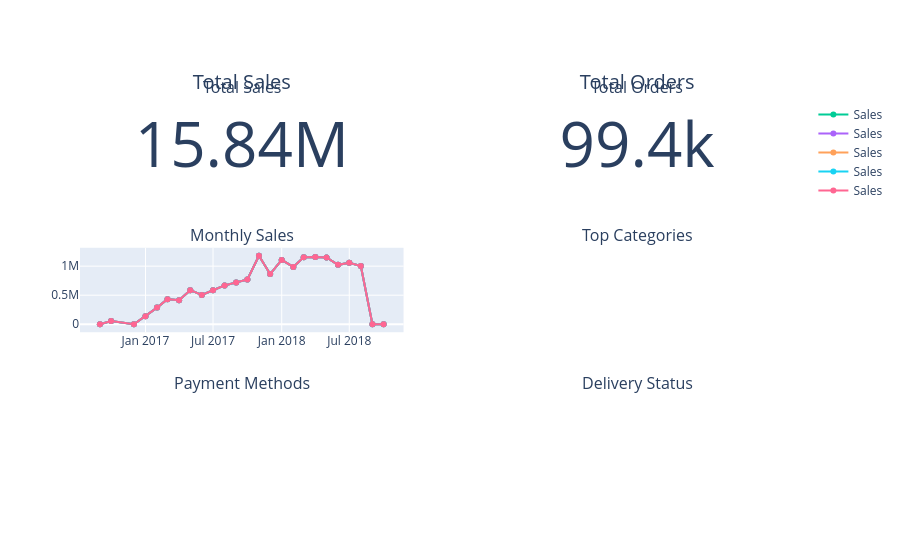

The notebook cell saved with this chart:
### Code cell
main_df["order_purchase_timestamp"] = pd.to_datetime(
    main_df["order_purchase_timestamp"]
)

monthly_revenue = (
    main_df
    .groupby(main_df["order_purchase_timestamp"].dt.to_period("M"))["total_cost"]
    .sum()
)

monthly_revenue.index = monthly_revenue.index.astype(str)
dashboard.add_trace(
    go.Scatter(
        x=monthly_revenue.index,
        y=monthly_revenue.values,
        mode="lines+markers",
        name="Sales",
    ),
    row=2,
    col=1,
)
dashboard.add_trace(
    go.Scatter(
        x=monthly_revenue.index,
        y=monthly_revenue.values,
        mode="lines+markers",
        name="Sales",
    ),
    row=2,
    col=1,
)
dashboard.show()

### Figure 1 — Plotly figure (JSON) as saved in the notebook; plotly's stock layout.template omitted (floating-point values rounded to 4 significant figures)
{"data": [{"domain": {"x": [0, 0.45], "y": [0.7778, 1]}, "mode": "number", "title": {"text": "Total Sales"}, "type": "indicator", "value": 15840000.0}, {"domain": {"x": [0.55, 1], "y": [0.7778, 1]}, "mode": "number", "title": {"text": "Total Orders"}, "type": "indicator", "value": 99441}, {"mode": "lines+markers", "name": "Sales", "type": "scatter", "x": ["2016-09", "2016-10", "2016-12", "2017-01", "2017-02", "2017-03", "2017-04", "2017-05", "2017-06", "2017-07", "2017-08", "2017-09", "2017-10", "2017-11", "2017-12", "2018-01", "2018-02", "2018-03", "2018-04", "2018-05", "2018-06", "2018-07", "2018-08", "2018-09", "2018-10"], "xaxis": "x", "y": [354.8, 56810.0, 19.62, 137200.0, 286300.0, 432000.0, 412400.0, 586200.0, 503000.0, 585000.0, 668200.0, 720400.0, 769300.0, 1179000.0, 863500.0, 1107000.0, 986900.0, 1155000.0, 1160000.0, 1150000.0, 1023000.0, 1059000.0, 1003000.0, 166.5, 0.0], "yaxis": "y"}, {"mode": "lines+markers", "name": "Sales", "type": "scatter", "x": ["2016-09", "2016-10", "2016-12", "2017-01", "2017-02", "2017-03", "2017-04", "2017-05", "2017-06", "2017-07", "2017-08", "2017-09", "2017-10", "2017-11", "2017-12", "2018-01", "2018-02", "2018-03", "2018-04", "2018-05", "2018-06", "2018-07", "2018-08", "2018-09", "2018-10"], "xaxis": "x", "y": [354.8, 56810.0, 19.62, 137200.0, 286300.0, 432000.0, 412400.0, 586200.0, 503000.0, 585000.0, 668200.0, 720400.0, 769300.0, 1179000.0, 863500.0, 1107000.0, 986900.0, 1155000.0, 1160000.0, 1150000.0, 1023000.0, 1059000.0, 1003000.0, 166.5, 0.0], "yaxis": "y"}, {"mode": "lines+markers", "name": "Sales", "type": "scatter", "x": ["2016-09", "2016-10", "2016-12", "2017-01", "2017-02", "2017-03", "2017-04", "2017-05", "2017-06", "2017-07", "2017-08", "2017-09", "2017-10", "2017-11", "2017-12", "2018-01", "2018-02", "2018-03", "2018-04", "2018-05", "2018-06", "2018-07", "2018-08", "2018-09", "2018-10"], "xaxis": "x", "y": [354.8, 56810.0, 19.62, 137200.0, 286300.0, 432000.0, 412400.0, 586200.0, 503000.0, 585000.0, 668200.0, 720400.0, 769300.0, 1179000.0, 863500.0, 1107000.0, 986900.0, 1155000.0, 1160000.0, 1150000.0, 1023000.0, 1059000.0, 1003000.0, 166.5, 0.0], "yaxis": "y"}, {"mode": "lines+markers", "name": "Sales", "type": "scatter", "x": ["2016-09", "2016-10", "2016-12", "2017-01", "2017-02", "2017-03", "2017-04", "2017-05", "2017-06", "2017-07", "2017-08", "2017-09", "2017-10", "2017-11", "2017-12", "2018-01", "2018-02", "2018-03", "2018-04", "2018-05", "2018-06", "2018-07", "2018-08", "2018-09", "2018-10"], "xaxis": "x", "y": [354.8, 56810.0, 19.62, 137200.0, 286300.0, 432000.0, 412400.0, 586200.0, 503000.0, 585000.0, 668200.0, 720400.0, 769300.0, 1179000.0, 863500.0, 1107000.0, 986900.0, 1155000.0, 1160000.0, 1150000.0, 1023000.0, 1059000.0, 1003000.0, 166.5, 0.0], "yaxis": "y"}, {"mode": "lines+markers", "name": "Sales", "type": "scatter", "x": ["2016-09", "2016-10", "2016-12", "2017-01", "2017-02", "2017-03", "2017-04", "2017-05", "2017-06", "2017-07", "2017-08", "2017-09", "2017-10", "2017-11", "2017-12", "2018-01", "2018-02", "2018-03", "2018-04", "2018-05", "2018-06", "2018-07", "2018-08", "2018-09", "2018-10"], "xaxis": "x", "y": [354.8, 56810.0, 19.62, 137200.0, 286300.0, 432000.0, 412400.0, 586200.0, 503000.0, 585000.0, 668200.0, 720400.0, 769300.0, 1179000.0, 863500.0, 1107000.0, 986900.0, 1155000.0, 1160000.0, 1150000.0, 1023000.0, 1059000.0, 1003000.0, 166.5, 0.0], "yaxis": "y"}], "layout": {"annotations": [{"font": {"size": 16}, "showarrow": false, "text": "Total Sales", "x": 0.225, "xanchor": "center", "xref": "paper", "y": 1, "yanchor": "bottom", "yref": "paper"}, {"font": {"size": 16}, "showarrow": false, "text": "Total Orders", "x": 0.775, "xanchor": "center", "xref": "paper", "y": 1, "yanchor": "bottom", "yref": "paper"}, {"font": {"size": 16}, "showarrow": false, "text": "Monthly Sales", "x": 0.225, "xanchor": "center", "xref": "paper", "y": 0.6111, "yanchor": "bottom", "yref": "paper"}, {"font": {"size": 16}, "showarrow": false, "text": "Top Categories", "x": 0.775, "xanchor": "center", "xref": "paper", "y": 0.6111, "yanchor": "bottom", "yref": "paper"}, {"font": {"size": 16}, "showarrow": false, "text": "Payment Methods", "x": 0.225, "xanchor": "center", "xref": "paper", "y": 0.2222, "yanchor": "bottom", "yref": "paper"}, {"font": {"size": 16}, "showarrow": false, "text": "Delivery Status", "x": 0.775, "xanchor": "center", "xref": "paper", "y": 0.2222, "yanchor": "bottom", "yref": "paper"}], "xaxis": {"anchor": "y", "domain": [0, 0.45]}, "xaxis2": {"anchor": "y2", "domain": [0.55, 1]}, "xaxis3": {"anchor": "y3", "domain": [0, 0.45]}, "xaxis4": {"anchor": "y4", "domain": [0.55, 1]}, "yaxis": {"anchor": "x", "domain": [0.3889, 0.6111]}, "yaxis2": {"anchor": "x2", "domain": [0.3889, 0.6111]}, "yaxis3": {"anchor": "x3", "domain": [0, 0.2222]}, "yaxis4": {"anchor": "x4", "domain": [0, 0.2222]}}}
